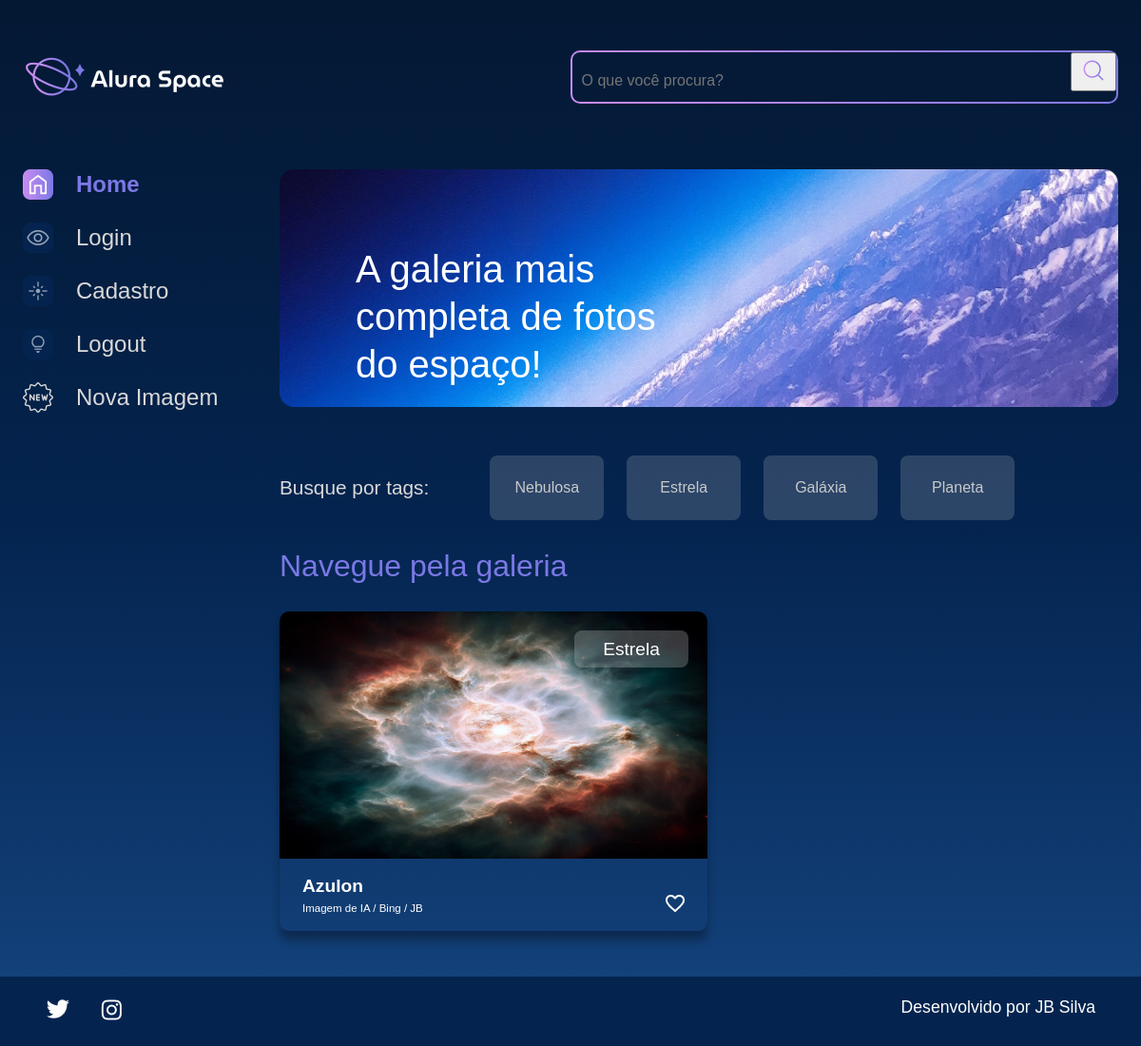
/filtro/ESTRELA (signed in), run on the app's committed database.
### apps/galeria/models.py (models this page shows, shortened)
class Fotografia(models.Model):
    OPCOES_CATEGORIA = [
        ("NEBULOSA", "Nebulosa"),
        ("ESTRELA", "Estrela"),
        ("GALÁXIA", "Galáxia"),
        ("PLANETA", "Planeta"),
    ]
    nome = models.CharField(max_length=100, null=False, blank=False)
    legenda = models.CharField(max_length=150, null=False, blank=False)
    categoria = models.CharField(
        choices=OPCOES_CATEGORIA, max_length=100, default="", blank=False
    )
    descricao = models.TextField(null=False, blank=False)
    foto = models.ImageField(upload_to="fotos/%Y/%m/%d/", blank=True)
    publicada = models.BooleanField(default=True)
    data_fotografia = models.DateTimeField(default=datetime.now, blank=False)
    usuario = models.ForeignKey(
        to=User, on_delete=models.SET_NULL, null=True, blank=False, related_name="user"
    )

### apps/galeria/views.py (the view)
# urls.py: path('filtro/<str:categoria>', filtro, name='filtro'),
def filtro(request, categoria):
    if not request.user.is_authenticated:
        messages.info(request, "Usuário não logado")
        return redirect("login")
    fotografias = Fotografia.objects.order_by("-data_fotografia").filter(publicada=True, categoria=categoria)
    return render(request, "galeria/index.html", {"cards": fotografias})

### templates/galeria/index.html (shortened to what this page needs)
{% extends 'shared/base.html' %}
{% load static %}
{% block content %}
<section class="conteudo">
    <section class="banner">
        <img class="banner__imagem" src="{% static '/assets/imagens/Banner(2).png' %}" alt="banner Alura Space">
        <h1 class="banner__titulo"> A galeria mais completa de fotos do espaço!</h1>
    </section>
    <section class="tags">
        <p class="tags__titulo">Busque por tags:</p>
        <ul class="tags__lista">
            <li class="tags__tag"><a href="{% url 'filtro' 'NEBULOSA'%}" class='btn' style='color:#C9C9C9';>Nebulosa</a></li>
            <li class="tags__tag"><a href="{% url 'filtro' 'ESTRELA'%}" class='btn' style='color:#C9C9C9';>Estrela</a></li>
            <li class="tags__tag"><a href="{% url 'filtro' 'GALÁXIA' %}" class='btn' style='color:#C9C9C9';>Galáxia</a></li>
            <li class="tags__tag"><a href="{% url 'filtro' 'PLANETA'%}" class='btn' style='color:#C9C9C9';>Planeta</a></li>
        </ul>
    </section>
    <section class="galeria">
        <div class="cards">
            <h2 class="cards__titulo">Navegue pela galeria</h2>
            <ul class="cards__lista">
                {% if cards %}
                {% for fotografia in cards %}
                <li class="card">
                    <a href="{% url 'imagem' fotografia.id %}">
                        {% if fotografia.foto == "" or fotografia.foto == null %}
                        <img class="card__imagem" src="{% static '/assets/imagens/galeria/not-found.png'%}" alt="foto">
                        {% else %}
                        <img class="card__imagem" src="{{ fotografia.foto.url }}" alt="foto">
                        {% endif %}
                    </a>
                    <span class="card__tag">{{ fotografia.categoria|lower|capfirst }}</span>
                    <div class="card__info">
                        <p class="card__titulo">{{fotografia.nome}}</p>
                        <div class="card__texto">
                            <p class="card__descricao">{{fotografia.legenda}}</p>
                            <span>
                                <img src="{% static '/assets/ícones/1x/favorite_outline.png' %}" alt="ícone de coração">
                            </span>
                        </div>
                    </div>
                </li>
                {% endfor %}
                {% endif %}
            </ul>
        </div>
    </section>
</section>
</main>
</div>
{% endblock %}

### setup/static/styles/style.css (style rules this page uses)
html, body, div, span, applet, object, iframe, h1, h2, h3, h4, h5, h6, p, blockquote, pre, a, abbr, acronym, address, big, cite, code, del, dfn, em, img, ins, kbd, q, s, samp, small, strike, strong, sub, sup, tt, var, b, u, i, center, dl, dt, dd, ol, ul, li, fieldset, form, label, legend, table, caption, tbody, tfoot, thead, tr, th, td, article, aside, canvas, details, embed, figure, figcaption, footer, header, hgroup, menu, nav, output, ruby, section, summary, time, mark, audio, video { margin: 0; padding: 0; border: 0; font-size: 100%; font: inherit; vertical-align: baseline; }
article, aside, details, figcaption, figure, footer, header, hgroup, menu, nav, section { display: block; }
body { line-height: 1; font-family: 'Space Grotesk', sans-serif; min-height: 100vh; background: linear-gradient(#041833,#04244F,#154580); background-repeat: no-repeat; background-position: center; background-size: cover; }
ol, ul { list-style: none; }
.banner { width: auto; position: relative; margin-bottom: 1.5rem; }
.banner__imagem { width: 100%; }
.banner__titulo { color: #FFFFFF; font-size: 40px; width: 350px; line-height: 50px; position: absolute; top: 80px; left: 80px; }
.cards { width: 100%; }
.cards__titulo { color: #7B78E5; font-size: 2rem; line-height: 3rem; margin-bottom: 1.5rem; }
.cards__lista { display: flex; flex-wrap: wrap; justify-content: space-between; align-content: space-between; }
.card { border-radius: 10px; box-shadow: 0px 10px 10px #00000050; color: #FFFFFF; margin-bottom: 1.5rem; position: relative; width: 450px; }
.card__imagem { width: 450px; border-radius: 10px 10px 0 0; }
.card__tag { background-color: #D9D9D940; border-radius: 8px; border: 2px solid transparent; font-size: 1.2rem; left: 310px; margin-right: 1.5rem; padding: .5rem .5rem; position: absolute; text-align: center; top: 20px; width: 100px; }
.card__info { font-size: 1.2rem; padding: 0 1.5rem 1rem 1.5rem; }
.card__titulo { font-weight: bold; line-height: 1.2rem; margin-top: 0.8em; }
.card__texto { display: flex; justify-content: space-between; flex-wrap: wrap; }
.card__texto img { cursor: pointer; }
.card__descricao { font-size: 0.6em; margin-top: 0.8em; }
.galeria { display: flex; width: 100%; }
.tags { padding: 1.5rem 0; display: flex; align-items: center; color: #D9D9D9; font-size: 1.3rem; }
.tags__titulo { margin-right: 4rem; }
.tags__lista { display: flex; }
.tags__tag { background-color: #D9D9D930; margin-right: 1.5rem; border-radius: 8px; padding: .8rem .5rem; width: 100px; text-align: center; border: 2px solid transparent; }
.btn { --bs-btn-padding-x: 0.75rem; --bs-btn-padding-y: 0.375rem; --bs-btn-font-family: ; --bs-btn-font-size: 1rem; --bs-btn-font-weight: 400; --bs-btn-line-height: 1.5; --bs-btn-color: #212529; --bs-btn-bg: transparent; --bs-btn-border-width: 1px; --bs-btn-border-color: transparent; --bs-btn-border-radius: 0.375rem; --bs-btn-hover-border-color: transparent; --bs-btn-box-shadow: inset 0 1px 0 rgba(255, 255, 255, 0.15),0 1px 1px rgba(0, 0, 0, 0.075); --bs-btn-disabled-opacity: 0.65; --bs-btn-focus-box-shadow: 0 0 0 0.25rem rgba(var(--bs-btn-focus-shadow-rgb), .5); display: inline-block; padding: var(--bs-btn-padding-y) var(--bs-btn-padding-x); font-family: var(--bs-btn-font-family); font-size: var(--bs-btn-font-size); font-weight: var(--bs-btn-font-weight); line-height: var(--bs-btn-line-height); color: var(--bs-btn-color); text-align: center; text-decoration: none; vertical-align: middle; cursor: pointer; -webkit-user-select: none; -moz-user-select: none; user-select: none; border: var(--bs-btn-border-width) solid var(--bs-btn-border-color); border-radius: var(--bs-btn-border-radius); background-color: var(--bs-btn-bg); transition: color .15s ease-in-out,background-color .15s ease-in-out,border-color .15s ease-in-out,box-shadow .15s ease-in-out; }

### data on the page
Fotografia: foto (picture), categoria "Estrela", nome "Azulon", legenda "Imagem de IA / Bing / JB"
